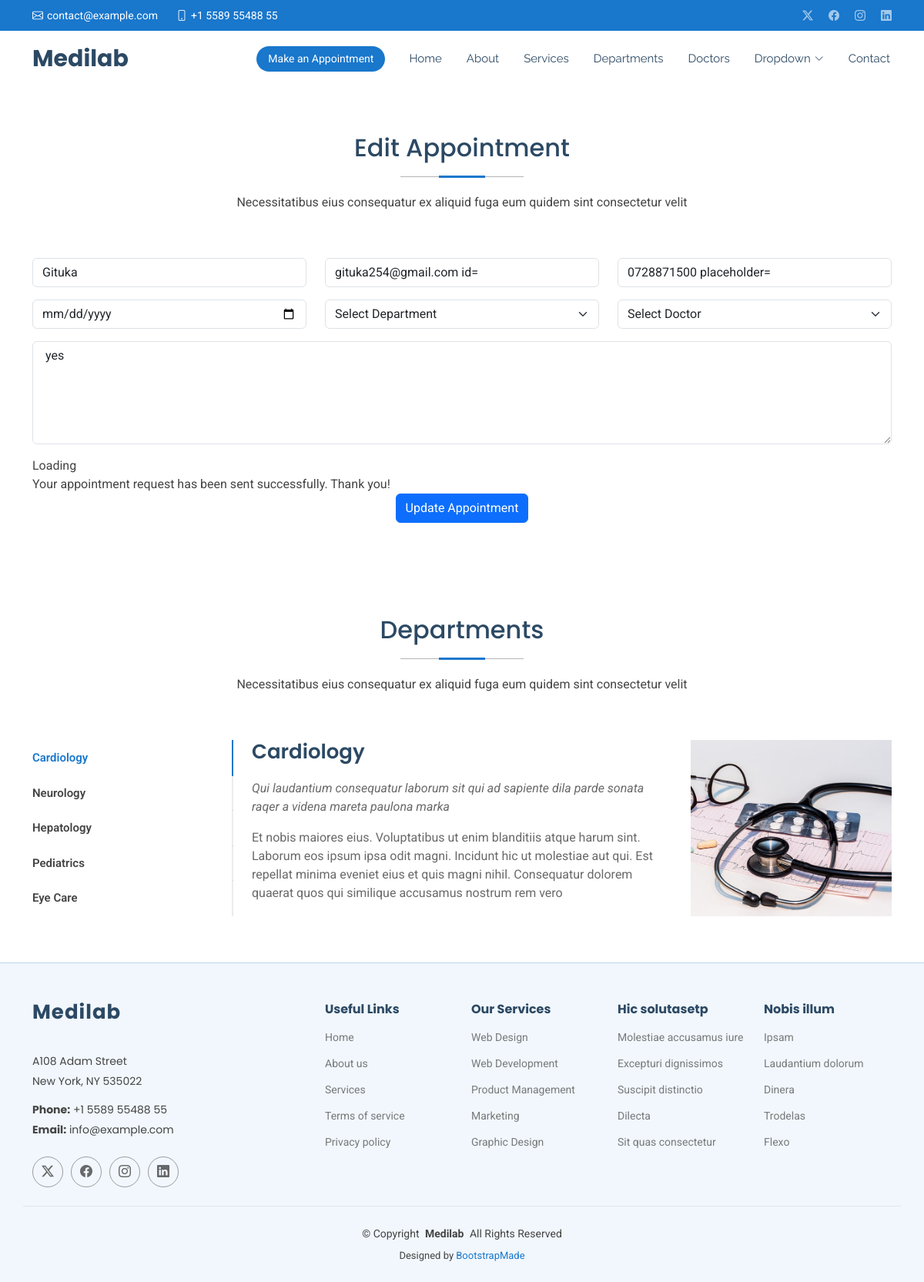
Screenshot of /edit/1 with the database file from the repository.
### medapp/models.py (models this page shows, shortened)
class Appointment(models.Model):
    name = models.CharField(max_length=50)
    email = models.EmailField()
    phone = models.CharField(max_length=15)
    date = models.DateField()
    department = models.CharField(max_length=50)
    doctor = models.CharField(max_length=50)
    message = models.TextField()

### medapp/views.py (the view)
# urls.py: path('edit/<int:id>', views.edit,name='edit'),
def edit(request,id):
    appointment = get_object_or_404 (Appointment,id=id)
    if request.method == 'POST':
        appointment.name = request.POST.get('name')
        appointment.email = request.POST.get('email')
        appointment.phone = request.POST.get('phone')
        appointment.date = request.POST.get('date')
        appointment.doctor = request.POST.get('doctor')
        appointment.department = request.POST.get('department')
        appointment.message = request.POST.get('message')
        appointment.save()
        return redirect('/show')
    else:
        return render(request, 'edit.html', {'appointment': appointment})

### Templates/edit.html (shortened to what this page needs)
{% extends 'starter-page.html' %}
{% load static %}
{% block content %}
    <section id="appointment" class="appointment section">
      <div class="container section-title" data-aos="fade-up">
        <h2>Edit Appointment</h2>
        <p>Necessitatibus eius consequatur ex aliquid fuga eum quidem sint consectetur velit</p>
      </div>
      <div class="container" data-aos="fade-up" data-aos-delay="100">
        <form method="post" >
          <div class="row">
            <div class="col-md-4 form-group">
              <input type="text" name="name" class="form-control" id="name" value="{{ appointment.name }}" placeholder="Your Name" required="">
            </div>
            <div class="col-md-4 form-group mt-3 mt-md-0">
              <input type="email" class="form-control" name="email"  value="{{ appointment.email }} id="email" placeholder="Your Email" required="">
            </div>
            <div class="col-md-4 form-group mt-3 mt-md-0">
              <input type="tel" class="form-control" name="phone" id="phone"  value="{{ appointment.phone}} placeholder="Your Phone" required="">
            </div>
          </div>
          <div class="row">
            <div class="col-md-4 form-group mt-3">
              <input type="date" name="date" class="form-control datepicker" id="date"  value="{{ appointment.date }} placeholder="Appointment Date" required="">
            </div>
            <div class="col-md-4 form-group mt-3">
              <select name="department" id="department" value="{{ appointment.department }}" class="form-select" required="">
                <option value="">Select Department</option>
              </select>
            </div>
            <div class="col-md-4 form-group mt-3">
              <select name="doctor" id="doctor" class="form-select" required="">
                <option value="">Select Doctor</option>
              </select>
            </div>
          </div>
          <div class="form-group mt-3">
            <textarea class="form-control" name="message" rows="5" placeholder="Message (Optional)"> {{ appointment.message }}</textarea>
          </div>
          <div class="mt-3">
            <div class="loading">Loading</div>
            <div class="sent-message">Your appointment request has been sent successfully. Thank you!</div>
            <div class="text-center"><button type="submit" class="btn btn-primary">Update Appointment</button></div>
          </div>
        </form>
      </div>
    </section>
    <section id="departments" class="departments section">
      <div class="container section-title" data-aos="fade-up">
        <h2>Departments</h2>
        <p>Necessitatibus eius consequatur ex aliquid fuga eum quidem sint consectetur velit</p>
      </div>
      <div class="container" data-aos="fade-up" data-aos-delay="100">
        <div class="row">
          <div class="col-lg-3">
            <ul class="nav nav-tabs flex-column">
              <li class="nav-item">
                <a class="nav-link active show" data-bs-toggle="tab" href="#departments-tab-1">Cardiology</a>
              </li>
              <li class="nav-item">
                <a class="nav-link" data-bs-toggle="tab" href="#departments-tab-2">Neurology</a>
              </li>
              <li class="nav-item">
                <a class="nav-link" data-bs-toggle="tab" href="#departments-tab-3">Hepatology</a>
              </li>
              <li class="nav-item">
                <a class="nav-link" data-bs-toggle="tab" href="#departments-tab-4">Pediatrics</a>
              </li>
              <li class="nav-item">
                <a class="nav-link" data-bs-toggle="tab" href="#departments-tab-5">Eye Care</a>
              </li>
            </ul>
          </div>
          <div class="col-lg-9 mt-4 mt-lg-0">
            <div class="tab-content">
              <div class="tab-pane active show" id="departments-tab-1">
                <div class="row">
                  <div class="col-lg-8 details order-2 order-lg-1">
                    <h3>Cardiology</h3>
                    <p class="fst-italic">Qui laudantium consequatur laborum sit qui ad sapiente dila parde sonata raqer a videna mareta paulona marka</p>
                    <p>Et nobis maiores eius. Voluptatibus ut enim blanditiis atque harum sint. Laborum eos ipsum ipsa odit magni. Incidunt hic ut molestiae aut qui. Est repellat minima eveniet eius et quis magni nihil. Consequatur dolorem quaerat quos qui similique accusamus nostrum rem vero</p>
                  </div>
                  <div class="col-lg-4 text-center order-1 order-lg-2">
                    <img src="{% static 'assets/img/departments-1.jpg' %}" alt="" class="img-fluid">
                  </div>
                </div>
              </div>
            </div>
          </div>
        </div>
      </div>
    </section>
{% endblock %}

### static/assets/css/main.css (style rules this page uses)
:root { --default-font: "Roboto", system-ui, -apple-system, "Segoe UI", Roboto, "Helvetica Neue", Arial, "Noto Sans", "Liberation Sans", sans-serif, "Apple Color Emoji", "Segoe UI Emoji", "Segoe UI Symbol", "Noto Color Emoji"; --heading-font: "Poppins", sans-serif; --nav-font: "Raleway", sans-serif; }
:root { --background-color: #ffffff; --default-color: #444444; --heading-color: #2c4964; --accent-color: #1977cc; --surface-color: #ffffff; --contrast-color: #ffffff; }
:root { --nav-color: #2c4964; --nav-hover-color: #1977cc; --nav-mobile-background-color: #ffffff; --nav-dropdown-background-color: #ffffff; --nav-dropdown-color: #2c4964; --nav-dropdown-hover-color: #1977cc; }
:root { scroll-behavior: smooth; }
body { color: var(--default-color); background-color: var(--background-color); font-family: var(--default-font); }
a { color: var(--accent-color); text-decoration: none; transition: 0.3s; }
h1, h2, h3, h4, h5, h6 { color: var(--heading-color); font-family: var(--heading-font); }
section, .section { color: var(--default-color); background-color: var(--background-color); padding: 60px 0; scroll-margin-top: 72px; overflow: clip; }
.section-title { text-align: center; padding-bottom: 60px; position: relative; }
.section-title h2 { font-size: 32px; font-weight: 500; margin-bottom: 20px; padding-bottom: 20px; position: relative; }
.section-title h2:before { content: ""; position: absolute; display: block; width: 160px; height: 1px; background: color-mix(in srgb, var(--default-color), transparent 60%); left: 0; right: 0; bottom: 1px; margin: auto; }
.section-title h2::after { content: ""; position: absolute; display: block; width: 60px; height: 3px; background: var(--accent-color); left: 0; right: 0; bottom: 0; margin: auto; }
.section-title p { margin-bottom: 0; }
.departments { overflow: hidden; }
.departments .nav-tabs { border: 0; }
.departments .nav-link { border: 0; padding: 12px 15px 12px 0; transition: 0.3s; color: var(--default-color); border-radius: 0; border-right: 2px solid color-mix(in srgb, var(--default-color), transparent 90%); font-weight: 600; font-size: 15px; }
.departments .nav-link.active { color: var(--accent-color); border-color: var(--accent-color); background-color: var(--background-color); }
.departments .tab-pane.active { animation: fadeIn 0.5s ease-out; }
.departments .details h3 { font-size: 26px; font-weight: 600; margin-bottom: 20px; }
.departments .details p { color: color-mix(in srgb, var(--default-color), transparent 20%); }
.departments .details p:last-child { margin-bottom: 0; }

### rows the page displays
Appointment: name "Gituka", email "gituka254@gmail.com id=", phone "0728871500 placeholder=", message "yes"
